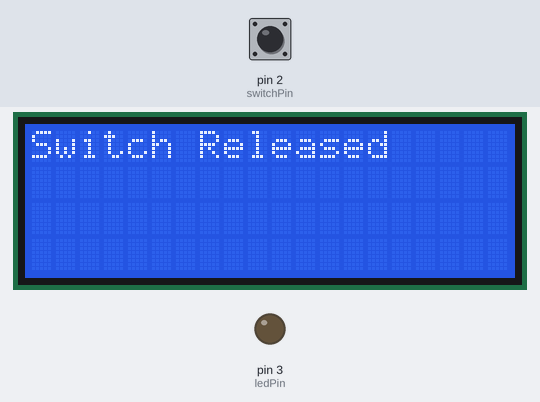
A sketch run on a simulated Arduino Uno, built with avr-gcc and run on an emulated ATmega328P. Shown: 20×4 character LCD, output pins drawn as LEDs (lit = HIGH). The test bench sets the inputs (shaded band); at power-on: pin 2 (switchPin) HIGH.

Above: at 1.2 s.
1.3 s: pin 2 (switchPin) pulled LOW for 0.15 s
At 1.42 s:
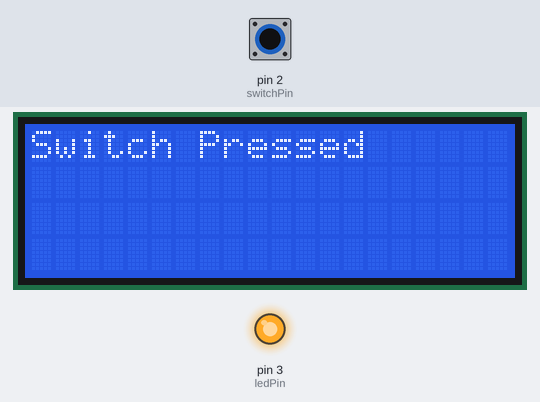
3.0 s: pin 2 (switchPin) pulled LOW for 3.2 s
At 6.5 s:
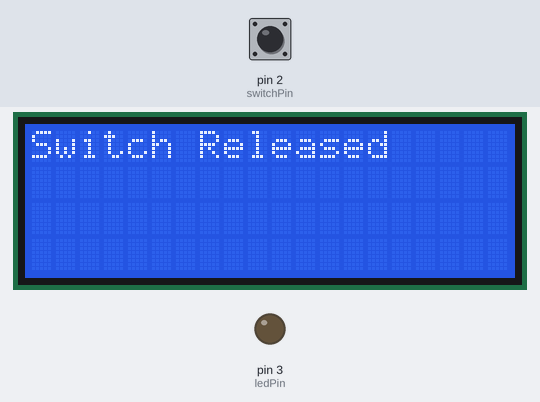
Timing chart, 0 to 8.0 s (numbered marks = the images above; inputs shaded):
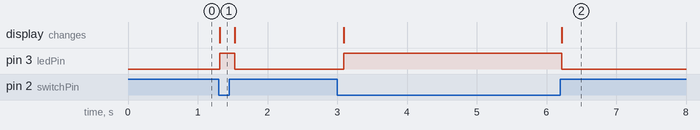

Measured:
- after the input at 1.3 s, pin 3 (ledPin): LOW → HIGH at once, → LOW 0.21 s later; the display: changes at once (image 1)
- after the input at 3.0 s, pin 3 (ledPin): LOW → HIGH after 0.09 s, → LOW 3.1 s later; the display: first changes after 0.09 s (image 2 shows a later state)

The sketch:

19_11_tx.ino
```cpp
#include <string.h>
#include <LiquidCrystal.h>

LiquidCrystal lcd(13, 12, 11, 10, 9, 8);

int switchPin = 2; // Switch connected to pin 2
int ledPin = 3;    // LED connected to pin 3

void setup() {
  pinMode(switchPin, INPUT_PULLUP); // Internal pull-up resistor for the switch
  pinMode(ledPin, OUTPUT);
  lcd.begin(20, 4);
  Serial.begin(9600);
}

void loop() {
  int switchState = digitalRead(switchPin);

  if (switchState == LOW) {
    // Switch is pressed, turn on the LED
    lcd.clear();
    lcd.setCursor(0, 0);
    lcd.print("Switch Pressed");
    digitalWrite(ledPin, HIGH);
  } else {
    // Switch is released, turn off the LED
    lcd.clear();
    lcd.setCursor(0, 0);
    lcd.print("Switch Released");
    digitalWrite(ledPin, LOW);
  }

  delay(100); // Add a short delay to avoid reading the switch state too quickly
}
```
